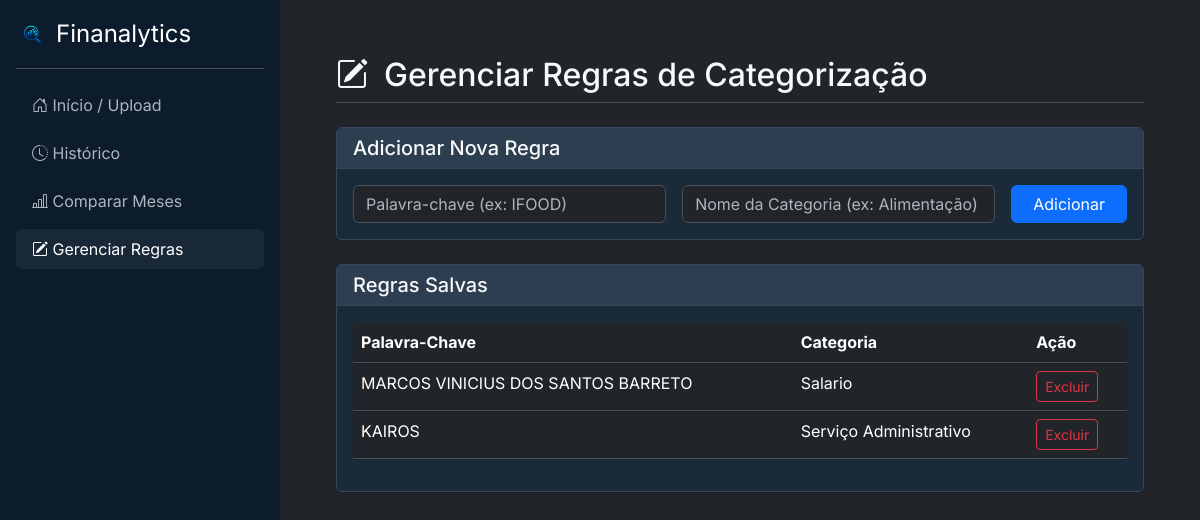
The app's page /regras/ (signed in), older data.
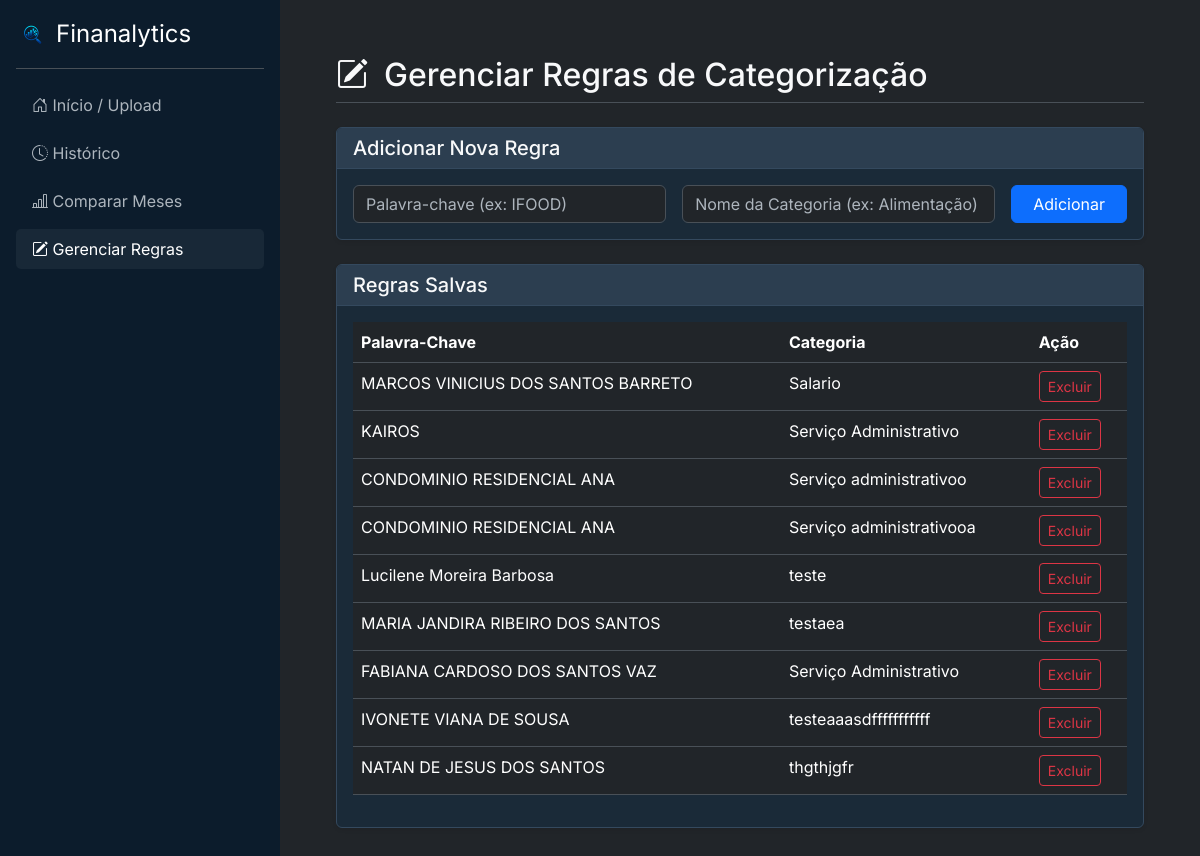
The same page, newer data.
### analisador/models.py (models this page shows, shortened)
class Regra(models.Model):
    usuario = models.ForeignKey(User, on_delete=models.CASCADE)
    palavra_chave = models.CharField(max_length=100)
    categoria = models.CharField(max_length=100)

### analisador/views.py (the view, shortened to what this page needs)
# urls.py: path('regras/', views.gerenciar_regras, name='gerenciar_regras'),
@login_required
def gerenciar_regras(request):
    extrato_id_origem = request.GET.get('from_report')
    regras_do_usuario = Regra.objects.filter(usuario=request.user)
    contexto = {
        'regras': regras_do_usuario,
        'active_page': 'regras',
        'extrato_id_origem': extrato_id_origem
    }
    return render(request, 'analisador/gerenciar_regras.html', contexto)

### analisador/templates/analisador/gerenciar_regras.html (shortened to what this page needs)
{% extends 'analisador/base.html' %}
{% block content %}
    <div class="d-flex justify-content-between align-items-center mb-4 pb-2 border-bottom">
        <h1 class="h2 mb-0"><i class="bi bi-pencil-square me-3"></i>Gerenciar Regras de Categorização</h1>
    </div>
    <div class="card shadow-sm mb-4">
        <div class="card-header">
            <h5 class="card-title mb-0">Adicionar Nova Regra</h5>
        </div>
        <div class="card-body">
            <form method="POST" class="row g-3 align-items-center">
                <div class="col-md-5">
                    <input type="text" name="palavra_chave" class="form-control" id="palavra_chave" placeholder="Palavra-chave (ex: IFOOD)" required>
                </div>
                <div class="col-md-5">
                    <input type="text" name="categoria" class="form-control" id="categoria" placeholder="Nome da Categoria (ex: Alimentação)" required>
                </div>
                <div class="col-md-2">
                    <button type="submit" class="btn btn-primary w-100">Adicionar</button>
                </div>
            </form>
        </div>
    </div>
    <div class="card shadow-sm">
        <div class="card-header">
            <h5 class="card-title mb-0">Regras Salvas</h5>
        </div>
        <div class="card-body">
             <table class="table table-hover">
                <thead>
                    <tr>
                        <th>Palavra-Chave</th>
                        <th>Categoria</th>
                        <th>Ação</th>
                    </tr>
                </thead>
                <tbody>
                    {% for regra in regras %}
                    <tr>
                        <td>{{ regra.palavra_chave }}</td>
                        <td>{{ regra.categoria }}</td>
                        <td>
                            <a href="#" class="btn btn-sm btn-outline-danger">Excluir</a>
                        </td>
                    </tr>
                    {% endfor %}
                </tbody>
            </table>
        </div>
    </div>
{% endblock %}

### analisador/templates/analisador/base.html (shortened to what this page needs)
{% load static %}
<!doctype html>
<html lang="pt-br" data-bs-theme="dark">
<head>
    <link href="https://cdn.jsdelivr.net/npm/bootstrap@5.3.3/dist/css/bootstrap.min.css" rel="stylesheet">
    <link rel="stylesheet" href="https://cdn.jsdelivr.net/npm/bootstrap-icons@1.11.3/font/bootstrap-icons.min.css">
    <link rel="stylesheet" href="{% static 'css/custom.css' %}">
</head>
<body>
    <div class="d-flex">
        <nav class="sidebar">
            <div class="sidebar-header">
                <a href="{% url 'home' %}" class="d-flex align-items-center text-white text-decoration-none">
                    <img src="{% static 'img/logo512.png' %}" alt="Finanalytics Logo" width="32" height="32" class="me-2">
                    <span class="fs-4">Finanalytics</span>
                </a>
            </div>
            <ul class="nav flex-column">
    <li class="nav-item">
        <a class="nav-link {% if active_page == 'home' %}active{% endif %}" href="{% url 'home' %}">
            <i class="bi bi-house-door"></i> Início / Upload
        </a>
    </li>
    <li class="nav-item">
        <a class="nav-link {% if active_page == 'historico' %}active{% endif %}" href="{% url 'historico' %}">
            <i class="bi bi-clock-history"></i> Histórico
        </a>
    </li>
    <li class="nav-item">
        <a class="nav-link {% if active_page == 'comparar' %}active{% endif %}" href="{% url 'comparar' %}">
            <i class="bi bi-bar-chart-line"></i> Comparar Meses
        </a>
    </li>
    <li class="nav-item">
        <a class="nav-link {% if active_page == 'regras' %}active{% endif %}" href="{% url 'gerenciar_regras' %}">
            <i class="bi bi-pencil-square"></i> Gerenciar Regras
        </a>
    </li>
</ul>
        </nav>
        <main class="main-content">
            <div class="container-fluid p-4">
                {% block content %}
                {% endblock %}
            </div>
        </main>
    </div>
</body>
</html>

### static/css/custom.css (style rules this page uses)
:root { --bs-dark-rgb: 4, 28, 50; --bs-body-color: #f8f9fa; --bs-secondary-color: #adb5bd; --bs-primary: #0d6efd; --verde-sucesso: #198754; --vermelho-perigo: #dc3545; --amarelo-alerta: #ffc107; }
body { font-family: 'Inter', sans-serif; }
.sidebar { width: 280px; min-height: 100vh; background-color: #0c1c2c; padding: 1rem; flex-shrink: 0; }
.main-content { flex-grow: 1; padding: 2rem; width: calc(100% - 280px); }
.sidebar-header { margin-bottom: 1rem; padding-bottom: 1rem; border-bottom: 1px solid #495057; }
.sidebar .nav-link { color: var(--bs-secondary-color); margin-bottom: 0.5rem; }
.sidebar .nav-link:hover, .sidebar .nav-link.active { color: white; background-color: rgba(255, 255, 255, 0.05); border-radius: 5px; }
.card { background-color: #1a2a38; border: 1px solid #34495e; }
.card-header { background-color: #2c3e50; border-bottom: 1px solid #34495e; }

Row changes from the older to the newer data that the page shows:
added Regra: palavra_chave "CONDOMINIO RESIDENCIAL ANA", categoria "Serviço administrativoo"
added Regra: palavra_chave "CONDOMINIO RESIDENCIAL ANA", categoria "Serviço administrativooa"
added Regra: palavra_chave "Lucilene Moreira Barbosa", categoria "teste"
added Regra: palavra_chave "MARIA JANDIRA RIBEIRO DOS SANTOS", categoria "testaea"
added Regra: palavra_chave "FABIANA CARDOSO DOS SANTOS VAZ", categoria "Serviço Administrativo"
added Regra: palavra_chave "IVONETE VIANA DE SOUSA", categoria "testeaaasdfffffffffff"
added Regra: palavra_chave "NATAN DE JESUS DOS SANTOS", categoria "thgthjgfr"
